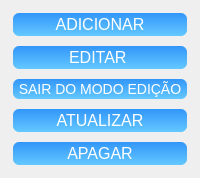
            <widget class="QFrame" name="frame_botoes_a_e_a_a">
             <property name="sizePolicy">
              <sizepolicy hsizetype="Expanding" vsizetype="Expanding">
               <horstretch>0</horstretch>
               <verstretch>0</verstretch>
              </sizepolicy>
             </property>
             <property name="minimumSize">
              <size>
               <width>177</width>
               <height>0</height>
              </size>
             </property>
             <property name="maximumSize">
              <size>
               <width>200</width>
               <height>190</height>
              </size>
             </property>
             <property name="frameShape">
              <enum>QFrame::NoFrame</enum>
             </property>
             <property name="frameShadow">
              <enum>QFrame::Raised</enum>
             </property>
             <layout class="QVBoxLayout" name="verticalLayout_12">
              <item>
               <widget class="QPushButton" name="btn_adicionar_produto">
                <property name="sizePolicy">
                 <sizepolicy hsizetype="Expanding" vsizetype="Expanding">
                  <horstretch>0</horstretch>
                  <verstretch>0</verstretch>
                 </sizepolicy>
                </property>
                <property name="maximumSize">
                 <size>
                  <width>16777215</width>
                  <height>30</height>
                 </size>
                </property>
                <property name="cursor">
                 <cursorShape>PointingHandCursor</cursorShape>
                </property>
                <property name="styleSheet">
                 <string notr="true">QPushButton {
    color: rgb(255, 255, 255);
    border-radius: 8px;
    font-size: 16px;
    background: qlineargradient(x1:0, y1:0, x2:0, y2:1, stop:0 rgb(50, 150, 250), stop:1 rgb(100, 200, 255)); /* Gradiente de azul claro para azul mais claro */
    border: 4px solid transparent;
}

QPushButton:hover {
    background: qlineargradient(x1:0, y1:0, x2:0, y2:1, stop:0 rgb(100, 180, 255), stop:1 rgb(150, 220, 255)); /* Gradiente de azul mais claro para azul ainda mais claro */
    color: black;
}</string>
                </property>
                <property name="text">
                 <string>ADICIONAR</string>
                </property>
                <property name="icon">
                 <iconset>
                  <normaloff>../../../../.designer/backup/imagens/pngwing.com.png</normaloff>../../../../.designer/backup/imagens/pngwing.com.png</iconset>
                </property>
               </widget>
              </item>
              <item>
               <widget class="QPushButton" name="btn_editar">
                <property name="sizePolicy">
                 <sizepolicy hsizetype="Expanding" vsizetype="Expanding">
                  <horstretch>0</horstretch>
                  <verstretch>0</verstretch>
                 </sizepolicy>
                </property>
                <property name="maximumSize">
                 <size>
                  <width>16777215</width>
                  <height>30</height>
                 </size>
                </property>
                <property name="cursor">
                 <cursorShape>PointingHandCursor</cursorShape>
                </property>
                <property name="styleSheet">
                 <string notr="true">QPushButton {
    color: rgb(255, 255, 255);
    border-radius: 8px;
    font-size: 16px;
    background: qlineargradient(x1:0, y1:0, x2:0, y2:1, stop:0 rgb(50, 150, 250), stop:1 rgb(100, 200, 255)); /* Gradiente de azul claro para azul mais claro */
    border: 4px solid transparent;
}

QPushButton:hover {
    background: qlineargradient(x1:0, y1:0, x2:0, y2:1, stop:0 rgb(100, 180, 255), stop:1 rgb(150, 220, 255)); /* Gradiente de azul mais claro para azul ainda mais claro */
    color: black;
}</string>
                </property>
                <property name="text">
                 <string>EDITAR </string>
                </property>
                <property name="icon">
                 <iconset>
                  <normaloff>../../../../.designer/backup/imagens/editar.png</normaloff>../../../../.designer/backup/imagens/editar.png</iconset>
                </property>
               </widget>
              </item>
              <item>
               <widget class="QPushButton" name="btn_sair_modo_edicao_produtos">
                <property name="sizePolicy">
                 <sizepolicy hsizetype="Expanding" vsizetype="Expanding">
                  <horstretch>0</horstretch>
                  <verstretch>0</verstretch>
                 </sizepolicy>
                </property>
                <property name="maximumSize">
                 <size>
                  <width>16777215</width>
                  <height>30</height>
                 </size>
                </property>
                <property name="cursor">
                 <cursorShape>PointingHandCursor</cursorShape>
                </property>
                <property name="styleSheet">
                 <string notr="true">QPushButton {
    color: rgb(255, 255, 255);
    border-radius: 8px;
    font-size: 14px;
    background: qlineargradient(x1:0, y1:0, x2:0, y2:1, stop:0 rgb(50, 150, 250), stop:1 rgb(100, 200, 255)); /* Gradiente de azul claro para azul mais claro */
    border: 4px solid transparent;
}

QPushButton:hover {
    background: qlineargradient(x1:0, y1:0, x2:0, y2:1, stop:0 rgb(100, 180, 255), stop:1 rgb(150, 220, 255)); /* Gradiente de azul mais claro para azul ainda mais claro */
    color: black;
}</string>
                </property>
                <property name="text">
                 <string>SAIR DO MODO EDIÇÃO</string>
                </property>
                <property name="icon">
                 <iconset>
                  <normaloff>../../../../.designer/backup/imagens/sair.png</normaloff>../../../../.designer/backup/imagens/sair.png</iconset>
                </property>
               </widget>
              </item>
              <item>
               <widget class="QPushButton" name="btn_atualizar_produto">
                <property name="sizePolicy">
                 <sizepolicy hsizetype="Expanding" vsizetype="Expanding">
                  <horstretch>0</horstretch>
                  <verstretch>0</verstretch>
                 </sizepolicy>
                </property>
                <property name="maximumSize">
                 <size>
                  <width>16777215</width>
                  <height>30</height>
                 </size>
                </property>
                <property name="cursor">
                 <cursorShape>PointingHandCursor</cursorShape>
                </property>
                <property name="styleSheet">
                 <string notr="true">QPushButton {
    color: rgb(255, 255, 255);
    border-radius: 8px;
    font-size: 16px;
    background: qlineargradient(x1:0, y1:0, x2:0, y2:1, stop:0 rgb(50, 150, 250), stop:1 rgb(100, 200, 255)); /* Gradiente de azul claro para azul mais claro */
    border: 4px solid transparent;
}

QPushButton:hover {
    background: qlineargradient(x1:0, y1:0, x2:0, y2:1, stop:0 rgb(100, 180, 255), stop:1 rgb(150, 220, 255)); /* Gradiente de azul mais claro para azul ainda mais claro */
    color: black;
}</string>
                </property>
                <property name="text">
                 <string>ATUALIZAR</string>
                </property>
                <property name="icon">
                 <iconset>
                  <normaloff>../../../../.designer/backup/imagens/toppng.com-update-512x512.png</normaloff>../../../../.designer/backup/imagens/toppng.com-update-512x512.png</iconset>
                </property>
               </widget>
              </item>
              <item>
               <widget class="QPushButton" name="btn_limpar_campos">
                <property name="sizePolicy">
                 <sizepolicy hsizetype="Expanding" vsizetype="Expanding">
                  <horstretch>0</horstretch>
                  <verstretch>0</verstretch>
                 </sizepolicy>
                </property>
                <property name="maximumSize">
                 <size>
                  <width>16777215</width>
                  <height>30</height>
                 </size>
                </property>
                <property name="cursor">
                 <cursorShape>PointingHandCursor</cursorShape>
                </property>
                <property name="styleSheet">
                 <string notr="true">QPushButton {
    color: rgb(255, 255, 255);
    border-radius: 8px;
    font-size: 16px;
    background: qlineargradient(x1:0, y1:0, x2:0, y2:1, stop:0 rgb(50, 150, 250), stop:1 rgb(100, 200, 255)); /* Gradiente de azul claro para azul mais claro */
    border: 4px solid transparent;
}

QPushButton:hover {
    background: qlineargradient(x1:0, y1:0, x2:0, y2:1, stop:0 rgb(100, 180, 255), stop:1 rgb(150, 220, 255)); /* Gradiente de azul mais claro para azul ainda mais claro */
    color: black;
}</string>
                </property>
                <property name="text">
                 <string>APAGAR</string>
                </property>
                <property name="icon">
                 <iconset>
                  <normaloff>../../../../.designer/backup/imagens/Delete-Button-PNG-Download-Image.png</normaloff>../../../../.designer/backup/imagens/Delete-Button-PNG-Download-Image.png</iconset>
                </property>
                <property name="iconSize">
                 <size>
                  <width>27</width>
                  <height>29</height>
                 </size>
                </property>
                <property name="checkable">
                 <bool>false</bool>
                </property>
               </widget>
              </item>
             </layout>
            </widget>
